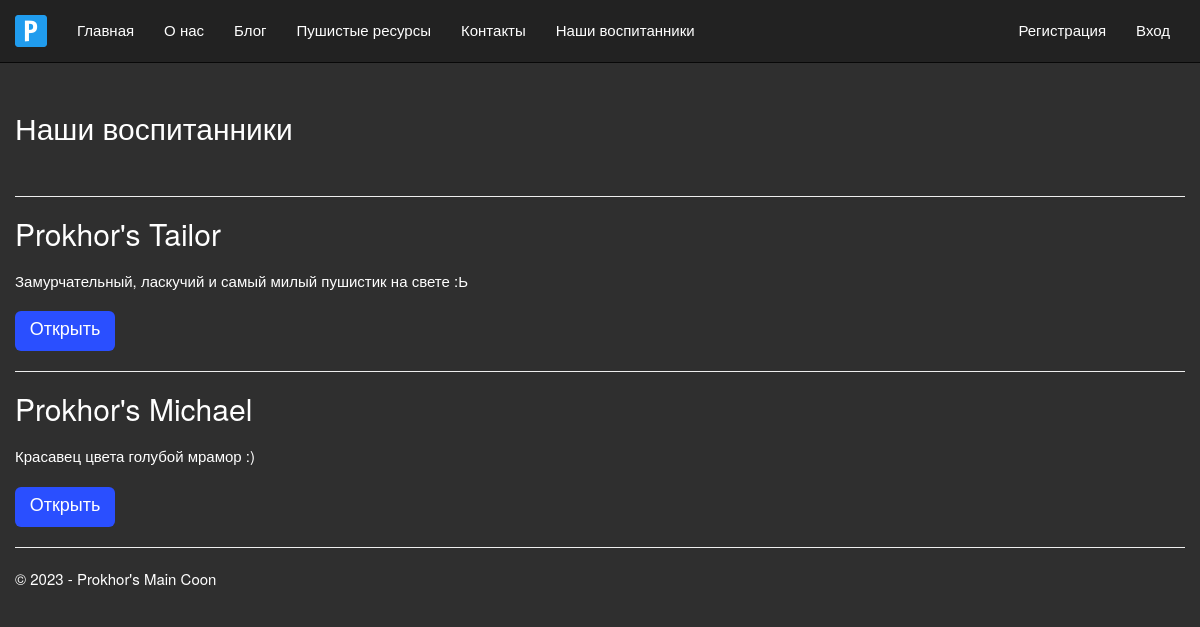
/kotblog/, run on the app's committed database.
### app/models.py (models this page shows, shortened)
class KotBlog(models.Model):
    klichka = models.CharField(max_length = 100, verbose_name = "Кличка",)
    kratko = models.TextField(verbose_name = "Немного о пушистом",)
    opisanie = models.TextField(verbose_name = "Полное сожержание",)
    foto1 = models.FileField(default='temp.jpg', verbose_name="Путь к фото 1",)
    foto2 = models.FileField(default='temp.jpg', verbose_name="Путь к фото 2",)
    foto3 = models.FileField(default='temp.jpg', verbose_name="Путь к фото 3",)
    foto4 = models.FileField(default='temp.jpg', verbose_name="Путь к фото 4",)
    class Meta:
        db_table = "Kotiki"
        verbose_name = "Профиль воспитанника"
        verbose_name_plural = "Профили воспитанников"

### app/views.py (the view)
# urls.py: path('kotblog/', views.kotblog, name='kotblog'),
def kotblog(request):
     kotiki = KotBlog.objects.all()
     assert isinstance(request, HttpRequest)
     return render(
          request,
          'app/kotblog.html',
          {
               'title': 'Наши воспитанники',
               'kotiki': kotiki,
               'year':datetime.now().year,
          }
     )

### app/templates/app/kotblog.html
﻿{% extends "app/layout.html" %}
{% block content %}
<h2>{{ title }}</h2>
<br />
{% for kotik in kotiki %}
<hr />
<div class="">
    <h2> {{kotik.klichka}} </h2>
    <p> {{kotik.kratko}} </p>
    <p><a href="{% url 'vospitannik' parametr=kotik.id %}" class="btn btn-primary b1"> Открыть </a></p>
</div>
{% endfor %}
{% endblock %}

### app/static/app/content/site.css (style rules this page uses)
body { padding-top: 70px; padding-bottom: 20px; }
.b1 { width: 100px; height: 40px; background-color: #2a4fff; border: none; border-radius: 6px; font-family: Arial; font-size: 18px; font-weight: 500; color: white; min-height: 30px; }

### data on the page
KotBlog: klichka "Prokhor's Tailor", kratko "Замурчательный, ласкучий и самый милый пушистик на свете :Ь"
KotBlog: klichka "Prokhor's Michael", kratko "Красавец цвета голубой мрамор :)"

### other printed values
{{ title }} "Наши воспитанники"
